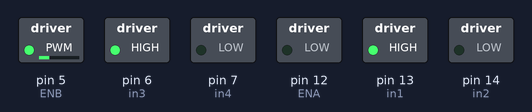
Bench run of a sketch on a simulated Arduino Uno, built with avr-gcc and run on an emulated ATmega328P. Parts: switched loads named in the sketch (green lamp = pin HIGH).

Above: at 0.1 s.
Timing chart, 0 to 1.6 s (numbered marks = the images above):
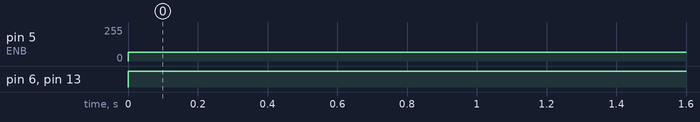

The sketch:

TesteDriver.ino
```cpp
#include "Arduino.h"
#include "AS5600.h"

#define in1 13
#define in2 14
#define ENA 12
#define in3 6
#define in4 7
#define ENB 5

// 10% 26
// 25% 64
// 50% 128
// 60% 153
// 75% 192
// 100% 255
const int speed = 64;

void MotorStop();
void MotorForward();
void MotorBackward();

void setup() {
  // put your setup code here, to run once:
  pinMode(in1, OUTPUT);
  pinMode(in2, OUTPUT);
  pinMode(ENA, OUTPUT);
  pinMode(in3, OUTPUT);
  pinMode(in4, OUTPUT);
  pinMode(ENB, OUTPUT);

}

void loop() {
  // put your main code here, to run repeatedly:

  MotorForward(speed);


}

void MotorForward(int PWM){
  digitalWrite(in1, HIGH);
  digitalWrite(in2, LOW);
  analogWrite(ENA, PWM);

  digitalWrite(in3, HIGH);
  digitalWrite(in4, LOW);
  analogWrite(ENB, PWM);
}
```

Measured:
- by itself, pin 5 (ENB): 0/255 → 64/255 at 0.00 s
- by itself, pin 6 (in3), pin 13 (in1): LOW → HIGH at 0.00 s
